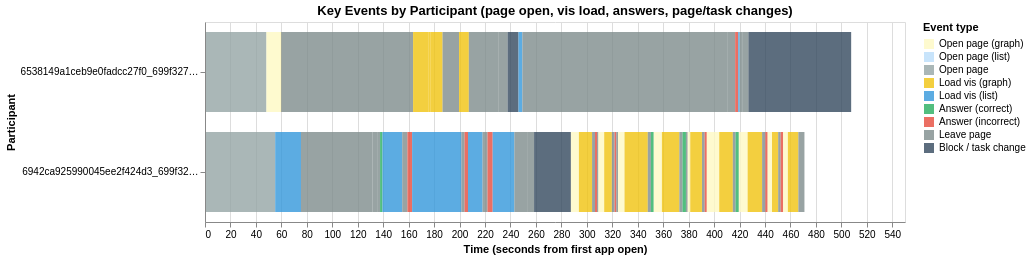

Notebook cell for this chart:
### Markdown cell above
### Event Dots Timeline (Vega-Lite)

Key events as dots on a timeline—one row per participant. Events: opening page, loading vis (graph/list), answering (green=correct, red=incorrect), leaving page, block/task change. Hover over dots for details.  
*(Requires `pip install altair` if not installed.)*

### Code cell
# Build event-dots data for Vega-Lite (filtered key events: page open, vis load, answers, page/task changes)
import altair as alt
from IPython.display import display

# Only these event types (opening page, loading vis, answering, changing pages/tasks)
EVENT_TYPES_KEEP = {
    'page_load',
    'graph_vis_loaded', 'list_vis_loaded',
    'diversity_comparison_answer',
    'leavePage', 'block_timer_elapsed',
}

def event_display_type(e):
    """Display label for event; answers split by accuracy for color coding."""
    if e['type'] == 'diversity_comparison_answer':
        correct = e.get('data', {}).get('correct', False)
        return 'Answer (correct)' if correct else 'Answer (incorrect)'
    if e['type'] == 'page_load':
        iface = (e.get('interface') or '').lower()
        return 'Open page (graph)' if 'graph' in iface else ('Open page (list)' if 'list' in iface or 'raw' in iface else 'Open page')
    label_map = {
        'graph_vis_loaded': 'Load vis (graph)',
        'list_vis_loaded': 'Load vis (list)',
        'leavePage': 'Leave page',
        'block_timer_elapsed': 'Block / task change',
    }
    return label_map.get(e['type'], e['type'])

def event_tooltip_info(e):
    """Build tooltip string from event data."""
    d = e.get('data', {})
    parts = []
    if e['type'] == 'diversity_comparison_answer':
        parts.append(f"correct={d.get('correct')}")
        parts.append(f"timeMs={d.get('timeMs')}")
        parts.append(f"visType={d.get('visType', 'graph')}")
        if d.get('block') is not None:
            parts.append(f"block={d.get('block')}")
        if d.get('questionIndex') is not None:
            parts.append(f"q={d.get('questionIndex')}")
    elif e['type'] in ('graph_vis_loaded', 'list_vis_loaded'):
        parts.append(f"loadMs={d.get('timeSincePageLoadMs')}")
    elif e['type'] == 'page_load':
        url = (d.get('url') or '')[:60]
        if len(d.get('url') or '') > 60:
            url += '...'
        parts.append(f"url={url}")
    return '; '.join(parts) if parts else ''

# Get events, filter to key types, compute relative time (t=0 per participant = first app open)
evts_all = flatten_events(filtered_df)
evts = [e for e in evts_all if e['type'] in EVENT_TYPES_KEEP]

# Filter events to those before participant left for Prolific (end_ts_by_pid from earlier cell)
evts = [e for e in evts if e['ts'] <= end_ts_by_pid.get(e['pid'], float('inf'))]

if not evts:
    print("No events to plot.")
else:
    # Per-participant t0 = first event (when they opened the app)
    t0_by_pid = {}
    for e in evts:
        pid = e['pid']
        if pid not in t0_by_pid or e['ts'] < t0_by_pid[pid]:
            t0_by_pid[pid] = e['ts']
    rows = []
    for e in evts:
        rows.append({
            'pid': e['pid'],
            'time_s': (e['ts'] - t0_by_pid[e['pid']]) / 1000.0,
            'display_type': event_display_type(e),
            'interface': e.get('interface', ''),
            'tooltip': event_tooltip_info(e),
        })
    events_dots_df = pd.DataFrame(rows)
    
    # Compute time_s_end = start of next event (bar extends until next event or study end)
    events_dots_df = events_dots_df.sort_values(['pid', 'time_s'])
    events_dots_df['time_s_end'] = events_dots_df.groupby('pid')['time_s'].shift(-1)
    # For last event: use study end time if participant left from final stage, else +10s
    for pid in events_dots_df['pid'].unique():
        mask = events_dots_df['pid'] == pid
        last_mask = mask & events_dots_df['time_s_end'].isna()
        if last_mask.any() and pid in end_ts_by_pid:
            end_s = (end_ts_by_pid[pid] - t0_by_pid[pid]) / 1000.0
            events_dots_df.loc[last_mask, 'time_s_end'] = end_s
        else:
            events_dots_df.loc[last_mask, 'time_s_end'] = events_dots_df.loc[last_mask, 'time_s'] + 10
    
    # Order display types: Open page (graph/list), Load vis, Answer correct, Answer incorrect, Leave page, Block change
    type_order = ['Open page (graph)', 'Open page (list)', 'Open page', 'Load vis (graph)', 'Load vis (list)', 'Answer (correct)', 'Answer (incorrect)', 'Leave page', 'Block / task change']
    # Custom colors: Open page by vis type, load vis unchanged, green=correct, red=incorrect, gray=page/task
    type_colors = {
        'Open page (graph)': '#fef9c3',
        'Open page (list)': '#bbdefb',
        'Open page': '#95a5a6',
        'Load vis (graph)': '#f1c40f',
        'Load vis (list)': '#3498db',
        'Answer (correct)': '#27ae60',
        'Answer (incorrect)': '#e74c3c',
        'Leave page': '#7f8c8d',
        'Block / task change': '#34495e',
    }
    
    # Sort participants for consistent y-order (by first event time)
    pid_order = events_dots_df.groupby('pid')['time_s'].min().sort_values().index.tolist()
    events_dots_df['pid'] = pd.Categorical(events_dots_df['pid'], categories=pid_order, ordered=True)
    
    base_chart = alt.Chart(events_dots_df).mark_rect(opacity=0.8).encode(
        x=alt.X('time_s:Q', title='Time (seconds from first app open)'),
        x2=alt.X2('time_s_end:Q'),
        y=alt.Y('pid:N', title='Participant', sort=pid_order, scale=alt.Scale(paddingInner=0.2)),
        color=alt.Color('display_type:N', title='Event type', scale=alt.Scale(
            domain=list(type_colors.keys()),
            range=list(type_colors.values())
        )),
        tooltip=[
            alt.Tooltip('display_type:N', title='Type'),
            alt.Tooltip('interface:N', title='Interface'),
            alt.Tooltip('time_s:Q', title='Time (s)', format='.1f'),
            alt.Tooltip('tooltip:N', title='Details'),
        ],
    ).properties(
        width=700,
        height=max(200, len(pid_order) * 40),
        title='Key Events by Participant (page open, vis load, answers, page/task changes)'
    ).interactive()
    
    display(base_chart)

### Figure 1 — Vega-Lite specification as saved in the notebook (floating-point values rounded to 4 significant figures)
{"config": {"view": {"continuousWidth": 300, "continuousHeight": 300}}, "data": {"name": "data-9c04d05873459871089a38577b9b4729"}, "mark": {"type": "rect", "opacity": 0.8}, "encoding": {"color": {"field": "display_type", "scale": {"domain": ["Open page (graph)", "Open page (list)", "Open page", "Load vis (graph)", "Load vis (list)", "Answer (correct)", "Answer (incorrect)", "Leave page", "Block / task change"], "range": ["#fef9c3", "#bbdefb", "#95a5a6", "#f1c40f", "#3498db", "#27ae60", "#e74c3c", "#7f8c8d", "#34495e"]}, "title": "Event type", "type": "nominal"}, "tooltip": [{"field": "display_type", "title": "Type", "type": "nominal"}, {"field": "interface", "title": "Interface", "type": "nominal"}, {"field": "time_s", "format": ".1f", "title": "Time (s)", "type": "quantitative"}, {"field": "tooltip", "title": "Details", "type": "nominal"}], "x": {"field": "time_s", "title": "Time (seconds from first app open)", "type": "quantitative"}, "x2": {"field": "time_s_end"}, "y": {"field": "pid", "scale": {"paddingInner": 0.2}, "sort": ["6538149a1ceb9e0fadcc27f0_699f3276bd3c173adcb7e132_699f65e768ad99ce23758c30", "6942ca925990045ee2f424d3_699f3276bd3c173adcb7e132_699f65fc5db853cfb6f8f45a"], "title": "Participant", "type": "nominal"}}, "height": 200, "params": [{"name": "param_27", "select": {"type": "interval", "encodings": ["x", "y"]}, "bind": "scales"}], "title": "Key Events by Participant (page open, vis load, answers, page/task changes)", "width": 700, "$schema": "https://vega.github.io/schema/vega-lite/v5.20.1.json", "datasets": {"data-9c04d05873459871089a38577b9b4729": [{"pid": "6538149a1ceb9e0fadcc27f0_699f3276bd3c173adcb7e132_699f65e768ad99ce23758c30", "time_s": 0.0, "display_type": "Open page", "interface": "landing_page_diversity", "tooltip": "url=https://emilyreif.com/llm-consistency-vis/user_study_landing...", "time_s_end": 48.25}, {"pid": "6538149a1ceb9e0fadcc27f0_699f3276bd3c173adcb7e132_699f65e768ad99ce23758c30", "time_s": 48.25, "display_type": "Open page (graph)", "interface": "graph", "tooltip": "url=https://emilyreif.com/llm-consistency-vis/index.html?is_user...", "time_s_end": 59.66}, {"pid": "6538149a1ceb9e0fadcc27f0_699f3276bd3c173adcb7e132_699f65e768ad99ce23758c30", "time_s": 59.66, "display_type": "Load vis (graph)", "interface": "graph", "tooltip": "loadMs=12953.5", "time_s_end": 59.87}, {"pid": "6538149a1ceb9e0fadcc27f0_699f3276bd3c173adcb7e132_699f65e768ad99ce23758c30", "time_s": 59.87, "display_type": "Leave page", "interface": "graph", "tooltip": "", "time_s_end": 163.5}, {"pid": "6538149a1ceb9e0fadcc27f0_699f3276bd3c173adcb7e132_699f65e768ad99ce23758c30", "time_s": 163.5, "display_type": "Load vis (graph)", "interface": "graph", "tooltip": "loadMs=116783.90000009537", "time_s_end": 175.8}, {"pid": "6538149a1ceb9e0fadcc27f0_699f3276bd3c173adcb7e132_699f65e768ad99ce23758c30", "time_s": 175.8, "display_type": "Load vis (graph)", "interface": "graph", "tooltip": "loadMs=129070.30000007153", "time_s_end": 177.3}, {"pid": "6538149a1ceb9e0fadcc27f0_699f3276bd3c173adcb7e132_699f65e768ad99ce23758c30", "time_s": 177.3, "display_type": "Load vis (graph)", "interface": "graph", "tooltip": "loadMs=130639.20000004768", "time_s_end": 186.6}, {"pid": "6538149a1ceb9e0fadcc27f0_699f3276bd3c173adcb7e132_699f65e768ad99ce23758c30", "time_s": 186.6, "display_type": "Leave page", "interface": "graph", "tooltip": "", "time_s_end": 199.6}, {"pid": "6538149a1ceb9e0fadcc27f0_699f3276bd3c173adcb7e132_699f65e768ad99ce23758c30", "time_s": 199.6, "display_type": "Load vis (graph)", "interface": "graph", "tooltip": "loadMs=152862.10000002384", "time_s_end": 207.3}, {"pid": "6538149a1ceb9e0fadcc27f0_699f3276bd3c173adcb7e132_699f65e768ad99ce23758c30", "time_s": 207.3, "display_type": "Leave page", "interface": "graph", "tooltip": "", "time_s_end": 230.4}, {"pid": "6538149a1ceb9e0fadcc27f0_699f3276bd3c173adcb7e132_699f65e768ad99ce23758c30", "time_s": 230.4, "display_type": "Leave page", "interface": "graph", "tooltip": "", "time_s_end": 237.8}, {"pid": "6538149a1ceb9e0fadcc27f0_699f3276bd3c173adcb7e132_699f65e768ad99ce23758c30", "time_s": 237.8, "display_type": "Block / task change", "interface": "landing_page_diversity", "tooltip": "", "time_s_end": 246.3}, {"pid": "6538149a1ceb9e0fadcc27f0_699f3276bd3c173adcb7e132_699f65e768ad99ce23758c30", "time_s": 246.3, "display_type": "Open page (list)", "interface": "raw_outputs", "tooltip": "url=https://emilyreif.com/llm-consistency-vis/index.html?is_user...", "time_s_end": 246.4}, {"pid": "6538149a1ceb9e0fadcc27f0_699f3276bd3c173adcb7e132_699f65e768ad99ce23758c30", "time_s": 246.4, "display_type": "Load vis (list)", "interface": "raw_outputs", "tooltip": "loadMs=656.8000000715256", "time_s_end": 249.3}, {"pid": "6538149a1ceb9e0fadcc27f0_699f3276bd3c173adcb7e132_699f65e768ad99ce23758c30", "time_s": 249.3, "display_type": "Leave page", "interface": "raw_outputs", "tooltip": "", "time_s_end": 249.8}, {"pid": "6538149a1ceb9e0fadcc27f0_699f3276bd3c173adcb7e132_699f65e768ad99ce23758c30", "time_s": 249.8, "display_type": "Leave page", "interface": "graph", "tooltip": "", "time_s_end": 410.8}, {"pid": "6538149a1ceb9e0fadcc27f0_699f3276bd3c173adcb7e132_699f65e768ad99ce23758c30", "time_s": 410.8, "display_type": "Leave page", "interface": "raw_outputs", "tooltip": "", "time_s_end": 416.6}, {"pid": "6538149a1ceb9e0fadcc27f0_699f3276bd3c173adcb7e132_699f65e768ad99ce23758c30", "time_s": 416.6, "display_type": "Answer (incorrect)", "interface": "landing_page_diversity", "tooltip": "correct=False; timeMs=173964; visType=raw_outputs; block=2; q=0", "time_s_end": 418.9}, {"pid": "6538149a1ceb9e0fadcc27f0_699f3276bd3c173adcb7e132_699f65e768ad99ce23758c30", "time_s": 418.9, "display_type": "Open page (list)", "interface": "raw_outputs", "tooltip": "url=https://emilyreif.com/llm-consistency-vis/index.html?is_user...", "time_s_end": 419.0}, {"pid": "6538149a1ceb9e0fadcc27f0_699f3276bd3c173adcb7e132_699f65e768ad99ce23758c30", "time_s": 419.0, "display_type": "Load vis (list)", "interface": "raw_outputs", "tooltip": "loadMs=607.8999999761581", "time_s_end": 420.1}, {"pid": "6538149a1ceb9e0fadcc27f0_699f3276bd3c173adcb7e132_699f65e768ad99ce23758c30", "time_s": 420.1, "display_type": "Leave page", "interface": "raw_outputs", "tooltip": "", "time_s_end": 422.6}, {"pid": "6538149a1ceb9e0fadcc27f0_699f3276bd3c173adcb7e132_699f65e768ad99ce23758c30", "time_s": 422.6, "display_type": "Leave page", "interface": "raw_outputs", "tooltip": "", "time_s_end": 426.9}, {"pid": "6538149a1ceb9e0fadcc27f0_699f3276bd3c173adcb7e132_699f65e768ad99ce23758c30", "time_s": 426.9, "display_type": "Block / task change", "interface": "landing_page_diversity", "tooltip": "", "time_s_end": 507.7}, {"pid": "6538149a1ceb9e0fadcc27f0_699f3276bd3c173adcb7e132_699f65e768ad99ce23758c30", "time_s": 507.7, "display_type": "Block / task change", "interface": "landing_page_diversity", "tooltip": "", "time_s_end": 507.7}, {"pid": "6942ca925990045ee2f424d3_699f3276bd3c173adcb7e132_699f65fc5db853cfb6f8f45a", "time_s": 0.0, "display_type": "Open page", "interface": "landing_page_diversity", "tooltip": "url=https://emilyreif.com/llm-consistency-vis/user_study_landing...", "time_s_end": 55.15}, {"pid": "6942ca925990045ee2f424d3_699f3276bd3c173adcb7e132_699f65fc5db853cfb6f8f45a", "time_s": 55.15, "display_type": "Open page (list)", "interface": "raw_outputs", "tooltip": "url=https://emilyreif.com/llm-consistency-vis/index.html?is_user...", "time_s_end": 55.15}, {"pid": "6942ca925990045ee2f424d3_699f3276bd3c173adcb7e132_699f65fc5db853cfb6f8f45a", "time_s": 55.15, "display_type": "Load vis (list)", "interface": "raw_outputs", "tooltip": "loadMs=760.6000001430511", "time_s_end": 75.42}, {"pid": "6942ca925990045ee2f424d3_699f3276bd3c173adcb7e132_699f65fc5db853cfb6f8f45a", "time_s": 75.42, "display_type": "Leave page", "interface": "raw_outputs", "tooltip": "", "time_s_end": 131.6}, {"pid": "6942ca925990045ee2f424d3_699f3276bd3c173adcb7e132_699f65fc5db853cfb6f8f45a", "time_s": 131.6, "display_type": "Leave page", "interface": "raw_outputs", "tooltip": "", "time_s_end": 135.8}, {"pid": "6942ca925990045ee2f424d3_699f3276bd3c173adcb7e132_699f65fc5db853cfb6f8f45a", "time_s": 135.8, "display_type": "Leave page", "interface": "raw_outputs", "tooltip": "", "time_s_end": 137.6}, {"pid": "6942ca925990045ee2f424d3_699f3276bd3c173adcb7e132_699f65fc5db853cfb6f8f45a", "time_s": 137.6, "display_type": "Answer (correct)", "interface": "landing_page_diversity", "tooltip": "correct=True; timeMs=88964; visType=raw_outputs; block=1; q=0", "time_s_end": 139.4}, {"pid": "6942ca925990045ee2f424d3_699f3276bd3c173adcb7e132_699f65fc5db853cfb6f8f45a", "time_s": 139.4, "display_type": "Open page (list)", "interface": "raw_outputs", "tooltip": "url=https://emilyreif.com/llm-consistency-vis/index.html?is_user...", "time_s_end": 139.5}, {"pid": "6942ca925990045ee2f424d3_699f3276bd3c173adcb7e132_699f65fc5db853cfb6f8f45a", "time_s": 139.5, "display_type": "Load vis (list)", "interface": "raw_outputs", "tooltip": "loadMs=537", "time_s_end": 155.0}, {"pid": "6942ca925990045ee2f424d3_699f3276bd3c173adcb7e132_699f65fc5db853cfb6f8f45a", "time_s": 155.0, "display_type": "Leave page", "interface": "raw_outputs", "tooltip": "", "time_s_end": 159.1}, {"pid": "6942ca925990045ee2f424d3_699f3276bd3c173adcb7e132_699f65fc5db853cfb6f8f45a", "time_s": 159.1, "display_type": "Answer (incorrect)", "interface": "landing_page_diversity", "tooltip": "correct=False; timeMs=21507; visType=raw_outputs; block=1; q=1", "time_s_end": 162.7}, {"pid": "6942ca925990045ee2f424d3_699f3276bd3c173adcb7e132_699f65fc5db853cfb6f8f45a", "time_s": 162.7, "display_type": "Open page (list)", "interface": "raw_outputs", "tooltip": "url=https://emilyreif.com/llm-consistency-vis/index.html?is_user...", "time_s_end": 162.7}, {"pid": "6942ca925990045ee2f424d3_699f3276bd3c173adcb7e132_699f65fc5db853cfb6f8f45a", "time_s": 162.7, "display_type": "Load vis (list)", "interface": "raw_outputs", "tooltip": "loadMs=243.19999980926514", "time_s_end": 201.4}, {"pid": "6942ca925990045ee2f424d3_699f3276bd3c173adcb7e132_699f65fc5db853cfb6f8f45a", "time_s": 201.4, "display_type": "Leave page", "interface": "raw_outputs", "tooltip": "", "time_s_end": 204.0}, {"pid": "6942ca925990045ee2f424d3_699f3276bd3c173adcb7e132_699f65fc5db853cfb6f8f45a", "time_s": 204.0, "display_type": "Answer (incorrect)", "interface": "landing_page_diversity", "tooltip": "correct=False; timeMs=44888; visType=raw_outputs; block=1; q=2", "time_s_end": 206.6}, {"pid": "6942ca925990045ee2f424d3_699f3276bd3c173adcb7e132_699f65fc5db853cfb6f8f45a", "time_s": 206.6, "display_type": "Open page (list)", "interface": "raw_outputs", "tooltip": "url=https://emilyreif.com/llm-consistency-vis/index.html?is_user...", "time_s_end": 206.6}, {"pid": "6942ca925990045ee2f424d3_699f3276bd3c173adcb7e132_699f65fc5db853cfb6f8f45a", "time_s": 206.6, "display_type": "Load vis (list)", "interface": "raw_outputs", "tooltip": "loadMs=486.7000000476837", "time_s_end": 218.1}, {"pid": "6942ca925990045ee2f424d3_699f3276bd3c173adcb7e132_699f65fc5db853cfb6f8f45a", "time_s": 218.1, "display_type": "Leave page", "interface": "raw_outputs", "tooltip": "", "time_s_end": 222.0}, {"pid": "6942ca925990045ee2f424d3_699f3276bd3c173adcb7e132_699f65fc5db853cfb6f8f45a", "time_s": 222.0, "display_type": "Answer (incorrect)", "interface": "landing_page_diversity", "tooltip": "correct=False; timeMs=18026; visType=raw_outputs; block=1; q=3", "time_s_end": 226.0}, {"pid": "6942ca925990045ee2f424d3_699f3276bd3c173adcb7e132_699f65fc5db853cfb6f8f45a", "time_s": 226.0, "display_type": "Open page (list)", "interface": "raw_outputs", "tooltip": "url=https://emilyreif.com/llm-consistency-vis/index.html?is_user...", "time_s_end": 226.0}, {"pid": "6942ca925990045ee2f424d3_699f3276bd3c173adcb7e132_699f65fc5db853cfb6f8f45a", "time_s": 226.0, "display_type": "Load vis (list)", "interface": "raw_outputs", "tooltip": "loadMs=475.59999990463257", "time_s_end": 243.1}, {"pid": "6942ca925990045ee2f424d3_699f3276bd3c173adcb7e132_699f65fc5db853cfb6f8f45a", "time_s": 243.1, "display_type": "Leave page", "interface": "raw_outputs", "tooltip": "", "time_s_end": 253.1}, {"pid": "6942ca925990045ee2f424d3_699f3276bd3c173adcb7e132_699f65fc5db853cfb6f8f45a", "time_s": 253.1, "display_type": "Leave page", "interface": "raw_outputs", "tooltip": "", "time_s_end": 258.6}, {"pid": "6942ca925990045ee2f424d3_699f3276bd3c173adcb7e132_699f65fc5db853cfb6f8f45a", "time_s": 258.6, "display_type": "Block / task change", "interface": "landing_page_diversity", "tooltip": "", "time_s_end": 287.5}, {"pid": "6942ca925990045ee2f424d3_699f3276bd3c173adcb7e132_699f65fc5db853cfb6f8f45a", "time_s": 287.5, "display_type": "Open page (graph)", "interface": "graph", "tooltip": "url=https://emilyreif.com/llm-consistency-vis/index.html?is_user...", "time_s_end": 293.8}, {"pid": "6942ca925990045ee2f424d3_699f3276bd3c173adcb7e132_699f65fc5db853cfb6f8f45a", "time_s": 293.8, "display_type": "Load vis (graph)", "interface": "graph", "tooltip": "loadMs=6501.799999952316", "time_s_end": 304.1}, {"pid": "6942ca925990045ee2f424d3_699f3276bd3c173adcb7e132_699f65fc5db853cfb6f8f45a", "time_s": 304.1, "display_type": "Leave page", "interface": "graph", "tooltip": "", "time_s_end": 306.4}, {"pid": "6942ca925990045ee2f424d3_699f3276bd3c173adcb7e132_699f65fc5db853cfb6f8f45a", "time_s": 306.4, "display_type": "Answer (incorrect)", "interface": "landing_page_diversity", "tooltip": "correct=False; timeMs=21390; visType=graph; block=2; q=0", "time_s_end": 308.0}, {"pid": "6942ca925990045ee2f424d3_699f3276bd3c173adcb7e132_699f65fc5db853cfb6f8f45a", "time_s": 308.0, "display_type": "Leave page", "interface": "graph", "tooltip": "", "time_s_end": 309.1}, {"pid": "6942ca925990045ee2f424d3_699f3276bd3c173adcb7e132_699f65fc5db853cfb6f8f45a", "time_s": 309.1, "display_type": "Open page (graph)", "interface": "graph", "tooltip": "url=https://emilyreif.com/llm-consistency-vis/index.html?is_user...", "time_s_end": 313.7}, {"pid": "6942ca925990045ee2f424d3_699f3276bd3c173adcb7e132_699f65fc5db853cfb6f8f45a", "time_s": 313.7, "display_type": "Load vis (graph)", "interface": "graph", "tooltip": "loadMs=4783.099999904633", "time_s_end": 319.7}, {"pid": "6942ca925990045ee2f424d3_699f3276bd3c173adcb7e132_699f65fc5db853cfb6f8f45a", "time_s": 319.7, "display_type": "Leave page", "interface": "graph", "tooltip": "", "time_s_end": 321.8}, {"pid": "6942ca925990045ee2f424d3_699f3276bd3c173adcb7e132_699f65fc5db853cfb6f8f45a", "time_s": 321.8, "display_type": "Answer (incorrect)", "interface": "landing_page_diversity", "tooltip": "correct=False; timeMs=15390; visType=graph; block=2; q=1", "time_s_end": 323.1}, {"pid": "6942ca925990045ee2f424d3_699f3276bd3c173adcb7e132_699f65fc5db853cfb6f8f45a", "time_s": 323.1, "display_type": "Leave page", "interface": "graph", "tooltip": "", "time_s_end": 324.5}, {"pid": "6942ca925990045ee2f424d3_699f3276bd3c173adcb7e132_699f65fc5db853cfb6f8f45a", "time_s": 324.5, "display_type": "Open page (graph)", "interface": "graph", "tooltip": "url=https://emilyreif.com/llm-consistency-vis/index.html?is_user...", "time_s_end": 329.6}, {"pid": "6942ca925990045ee2f424d3_699f3276bd3c173adcb7e132_699f65fc5db853cfb6f8f45a", "time_s": 329.6, "display_type": "Load vis (graph)", "interface": "graph", "tooltip": "loadMs=5317", "time_s_end": 347.9}, {"pid": "6942ca925990045ee2f424d3_699f3276bd3c173adcb7e132_699f65fc5db853cfb6f8f45a", "time_s": 347.9, "display_type": "Leave page", "interface": "graph", "tooltip": "", "time_s_end": 350.4}, {"pid": "6942ca925990045ee2f424d3_699f3276bd3c173adcb7e132_699f65fc5db853cfb6f8f45a", "time_s": 350.4, "display_type": "Answer (correct)", "interface": "landing_page_diversity", "tooltip": "correct=True; timeMs=28562; visType=graph; block=2; q=2", "time_s_end": 352.6}, {"pid": "6942ca925990045ee2f424d3_699f3276bd3c173adcb7e132_699f65fc5db853cfb6f8f45a", "time_s": 352.6, "display_type": "Open page (graph)", "interface": "graph", "tooltip": "url=https://emilyreif.com/llm-consistency-vis/index.html?is_user...", "time_s_end": 359.0}, {"pid": "6942ca925990045ee2f424d3_699f3276bd3c173adcb7e132_699f65fc5db853cfb6f8f45a", "time_s": 359.0, "display_type": "Load vis (graph)", "interface": "graph", "tooltip": "loadMs=6685.799999952316", "time_s_end": 372.7}, {"pid": "6942ca925990045ee2f424d3_699f3276bd3c173adcb7e132_699f65fc5db853cfb6f8f45a", "time_s": 372.7, "display_type": "Leave page", "interface": "graph", "tooltip": "", "time_s_end": 375.2}, {"pid": "6942ca925990045ee2f424d3_699f3276bd3c173adcb7e132_699f65fc5db853cfb6f8f45a", "time_s": 375.2, "display_type": "Answer (correct)", "interface": "landing_page_diversity", "tooltip": "correct=True; timeMs=24821; visType=graph; block=2; q=3", "time_s_end": 377.9}, {"pid": "6942ca925990045ee2f424d3_699f3276bd3c173adcb7e132_699f65fc5db853cfb6f8f45a", "time_s": 377.9, "display_type": "Leave page", "interface": "graph", "tooltip": "", "time_s_end": 379.3}, {"pid": "6942ca925990045ee2f424d3_699f3276bd3c173adcb7e132_699f65fc5db853cfb6f8f45a", "time_s": 379.3, "display_type": "Open page (graph)", "interface": "graph", "tooltip": "url=https://emilyreif.com/llm-consistency-vis/index.html?is_user...", "time_s_end": 381.3}, {"pid": "6942ca925990045ee2f424d3_699f3276bd3c173adcb7e132_699f65fc5db853cfb6f8f45a", "time_s": 381.3, "display_type": "Load vis (graph)", "interface": "graph", "tooltip": "loadMs=2243.7999999523163", "time_s_end": 390.5}, {"pid": "6942ca925990045ee2f424d3_699f3276bd3c173adcb7e132_699f65fc5db853cfb6f8f45a", "time_s": 390.5, "display_type": "Leave page", "interface": "graph", "tooltip": "", "time_s_end": 392.6}, {"pid": "6942ca925990045ee2f424d3_699f3276bd3c173adcb7e132_699f65fc5db853cfb6f8f45a", "time_s": 392.6, "display_type": "Answer (incorrect)", "interface": "landing_page_diversity", "tooltip": "correct=False; timeMs=17399; visType=graph; block=2; q=4", "time_s_end": 394.3}, {"pid": "6942ca925990045ee2f424d3_699f3276bd3c173adcb7e132_699f65fc5db853cfb6f8f45a", "time_s": 394.3, "display_type": "Open page (graph)", "interface": "graph", "tooltip": "url=https://emilyreif.com/llm-consistency-vis/index.html?is_user...", "time_s_end": 404.0}, {"pid": "6942ca925990045ee2f424d3_699f3276bd3c173adcb7e132_699f65fc5db853cfb6f8f45a", "time_s": 404.0, "display_type": "Load vis (graph)", "interface": "graph", "tooltip": "loadMs=10058.400000095367", "time_s_end": 414.7}, {"pid": "6942ca925990045ee2f424d3_699f3276bd3c173adcb7e132_699f65fc5db853cfb6f8f45a", "time_s": 414.7, "display_type": "Leave page", "interface": "graph", "tooltip": "", "time_s_end": 416.9}, {"pid": "6942ca925990045ee2f424d3_699f3276bd3c173adcb7e132_699f65fc5db853cfb6f8f45a", "time_s": 416.9, "display_type": "Answer (correct)", "interface": "landing_page_diversity", "tooltip": "correct=True; timeMs=24298; visType=graph; block=2; q=5", "time_s_end": 419.4}, {"pid": "6942ca925990045ee2f424d3_699f3276bd3c173adcb7e132_699f65fc5db853cfb6f8f45a", "time_s": 419.4, "display_type": "Open page (graph)", "interface": "graph", "tooltip": "url=https://emilyreif.com/llm-consistency-vis/index.html?is_user...", "time_s_end": 426.4}, {"pid": "6942ca925990045ee2f424d3_699f3276bd3c173adcb7e132_699f65fc5db853cfb6f8f45a", "time_s": 426.4, "display_type": "Load vis (graph)", "interface": "graph", "tooltip": "loadMs=7168.400000095367", "time_s_end": 437.7}, {"pid": "6942ca925990045ee2f424d3_699f3276bd3c173adcb7e132_699f65fc5db853cfb6f8f45a", "time_s": 437.7, "display_type": "Leave page", "interface": "graph", "tooltip": "", "time_s_end": 440.2}, {"pid": "6942ca925990045ee2f424d3_699f3276bd3c173adcb7e132_699f65fc5db853cfb6f8f45a", "time_s": 440.2, "display_type": "Answer (incorrect)", "interface": "landing_page_diversity", "tooltip": "correct=False; timeMs=23354; visType=graph; block=2; q=6", "time_s_end": 442.1}, {"pid": "6942ca925990045ee2f424d3_699f3276bd3c173adcb7e132_699f65fc5db853cfb6f8f45a", "time_s": 442.1, "display_type": "Open page (graph)", "interface": "graph", "tooltip": "url=https://emilyreif.com/llm-consistency-vis/index.html?is_user...", "time_s_end": 445.5}, {"pid": "6942ca925990045ee2f424d3_699f3276bd3c173adcb7e132_699f65fc5db853cfb6f8f45a", "time_s": 445.5, "display_type": "Load vis (graph)", "interface": "graph", "tooltip": "loadMs=3664", "time_s_end": 450.4}, {"pid": "6942ca925990045ee2f424d3_699f3276bd3c173adcb7e132_699f65fc5db853cfb6f8f45a", "time_s": 450.4, "display_type": "Leave page", "interface": "graph", "tooltip": "", "time_s_end": 452.3}, {"pid": "6942ca925990045ee2f424d3_699f3276bd3c173adcb7e132_699f65fc5db853cfb6f8f45a", "time_s": 452.3, "display_type": "Answer (incorrect)", "interface": "landing_page_diversity", "tooltip": "correct=False; timeMs=12057; visType=graph; block=2; q=7", "time_s_end": 454.2}, {"pid": "6942ca925990045ee2f424d3_699f3276bd3c173adcb7e132_699f65fc5db853cfb6f8f45a", "time_s": 454.2, "display_type": "Open page (graph)", "interface": "graph", "tooltip": "url=https://emilyreif.com/llm-consistency-vis/index.html?is_user...", "time_s_end": 458.0}, {"pid": "6942ca925990045ee2f424d3_699f3276bd3c173adcb7e132_699f65fc5db853cfb6f8f45a", "time_s": 458.0, "display_type": "Load vis (graph)", "interface": "graph", "tooltip": "loadMs=4026.7999999523163", "time_s_end": 466.2}, {"pid": "6942ca925990045ee2f424d3_699f3276bd3c173adcb7e132_699f65fc5db853cfb6f8f45a", "time_s": 466.2, "display_type": "Leave page", "interface": "graph", "tooltip": "", "time_s_end": 471.0}, {"pid": "6942ca925990045ee2f424d3_699f3276bd3c173adcb7e132_699f65fc5db853cfb6f8f45a", "time_s": 471.0, "display_type": "Block / task change", "interface": "landing_page_diversity", "tooltip": "", "time_s_end": 471.0}]}}
